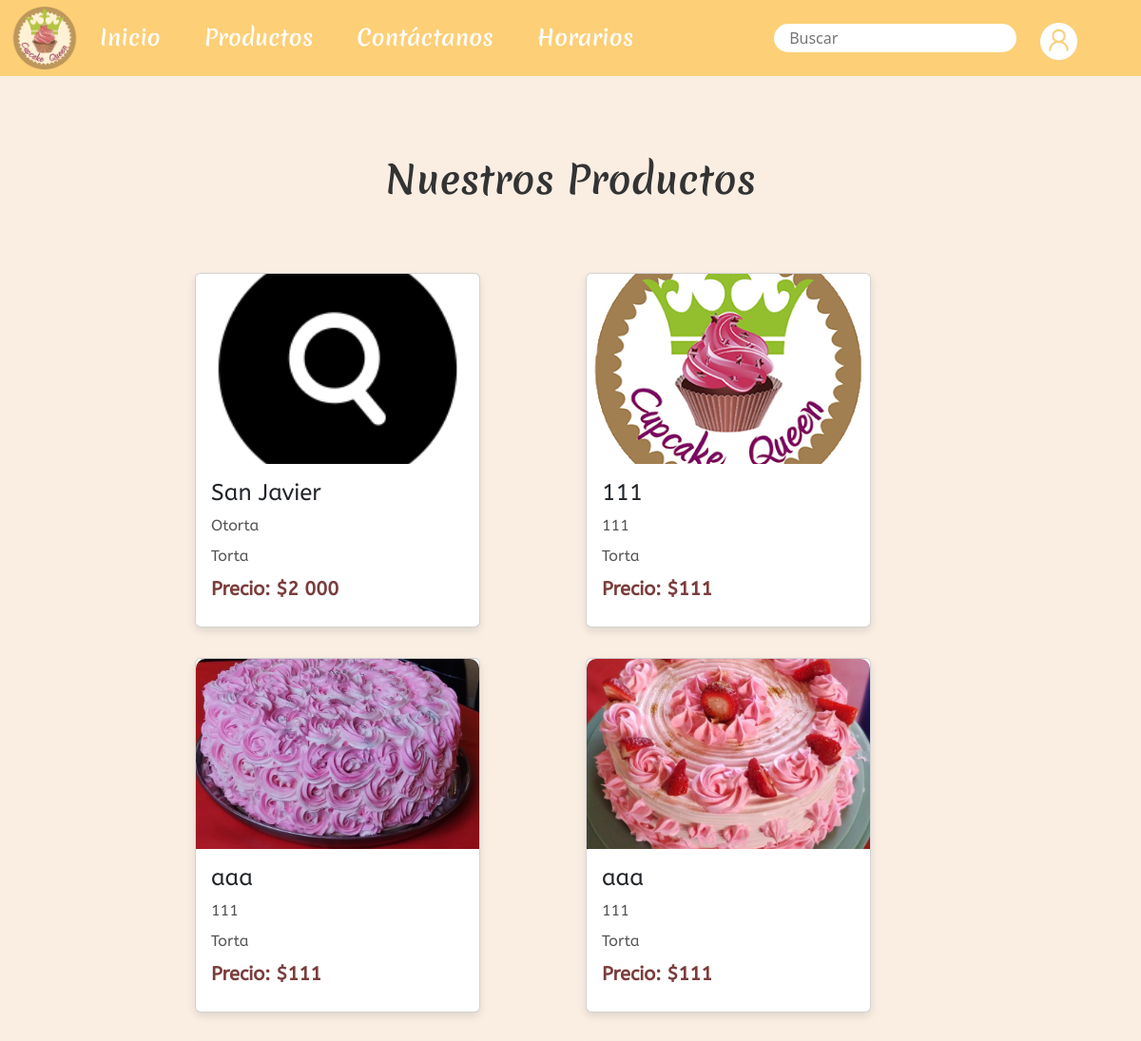
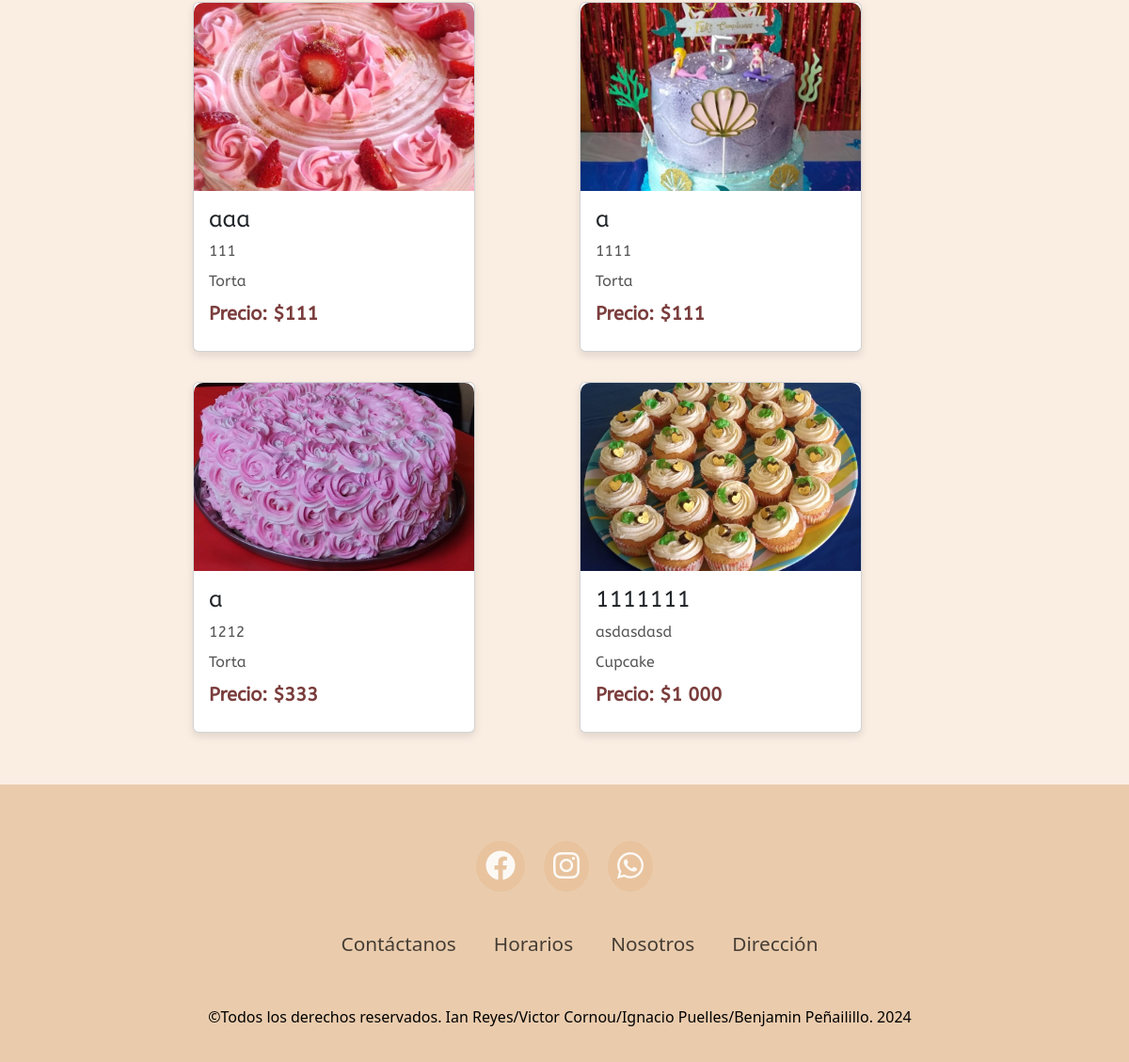
/productos/, run on the app's committed database (2 pictures, top to bottom).
### pagina/models.py (models this page shows, shortened)
class Producto(models.Model):
    nombre = models.CharField(max_length=100)
    categoria = models.ForeignKey(Categoria, on_delete=models.CASCADE, default=1)
    descripcion = models.TextField()
    precio = models.IntegerField()
    imagen = models.ImageField(upload_to='productos/')

class Categoria(models.Model):
    nombre = models.CharField(max_length=100, unique=True)
    descripcion = models.TextField(blank=True, null=True)
    def __str__(self):
        return self.nombre

### pagina/views.py (the view)
# urls.py: path('productos/', views.productos, name='productos'),
def productos(request):
    productos = Producto.objects.all()
    context = {
        'productos': productos
    }
    return render(request, 'productos.html', context)

### pagina/templates/productos.html (shortened to what this page needs)
{% extends "base.html" %}
{% load static %}
{% block content %}
{% load humanize %}
<section class="producto" id="producto">
    <div class="producto-text">
        <h2>{% if query %}Resultados de búsqueda para "{{ query }}"{% else %}Nuestros Productos{% endif %}</h2>
    </div>
    <div class="menu-content">
        {% for producto in productos %}
        <div class="card">
            <img src="{{ producto.imagen.url }}" alt="{{ producto.nombre }}">
            <div class="card-content">
                <h3>{{ producto.nombre }}</h3>
                <p>{{ producto.descripcion }}</p>
                <p>{{ producto.categoria}}</p>
                <p class="price">Precio: ${{ producto.precio|intcomma }}</p>
            </div>
        </div>
        {% empty %}
        <p>No se encontraron productos para la búsqueda "{{ query }}".</p>
        {% endfor %}
    </div>
</section>
{% endblock %}

### static/css/style.css (style rules this page uses)
.producto-text { text-align: center; margin-bottom: 20px; margin-top: 30px; }
.producto-text h2 { font-size: 2.5rem; font-family: Merienda; color: #333; margin: 0; padding: 10px 0; }
.menu-content { display: grid; grid-template-columns: repeat(auto-fit, minmax(300px, 1fr)); gap: 2rem; align-items: center; justify-content: center; margin-top: 4rem; margin-left: 85px; margin-right: 85px; margin-bottom: 35px; }
.card { background-color: #ffffff; box-shadow: 0 4px 8px rgba(0, 0, 0, 0.1); border-radius: 10px; overflow: hidden; transition: transform 0.3s ease; width: 100%; max-width: 300px; }
.card img { width: 100%; height: 200px; object-fit: cover; border-radius: 10px 10px 0 0; }
.card-content { padding: 1rem; font-family: ABeezee; }
.card-content h3 { font-size: 1.5rem; margin-bottom: 0.5rem; }
.card-content p { font-size: 1rem; color: #555555; margin-bottom: 0.5rem; }
.card-content .price { color: #7a3d3c; font-size: 1.25rem; font-weight: bold; }
section { padding: 45px 10% 20px; }
.fondo-index { background-color: #faeee3; background-blend-mode: lighten; height: 100%; width: 100%; z-index: -5; position: relative; }
* { padding: 0; margin: 0; box-sizing: border-box; }
body { display: flex; flex-direction: column; min-height: 100vh; }

### data on the page
Producto: imagen (picture), nombre "San Javier", descripcion "Otorta", categoria "Torta", precio "2 000"
Producto: imagen (picture), nombre "111", descripcion "111", categoria "Torta", precio "111"
Producto: imagen (picture), nombre "aaa", descripcion "111", categoria "Torta", precio "111"
Producto: imagen (picture), nombre "aaa", descripcion "111", categoria "Torta", precio "111"
Producto: imagen (picture), nombre "aaa", descripcion "111", categoria "Torta", precio "111"
Producto: imagen (picture), nombre "a", descripcion "1111", categoria "Torta", precio "111"
Producto: imagen (picture), nombre "a", descripcion "1212", categoria "Torta", precio "333"
Producto: imagen (picture), nombre "1111111", descripcion "asdasdasd", categoria "Cupcake", precio "1 000"
